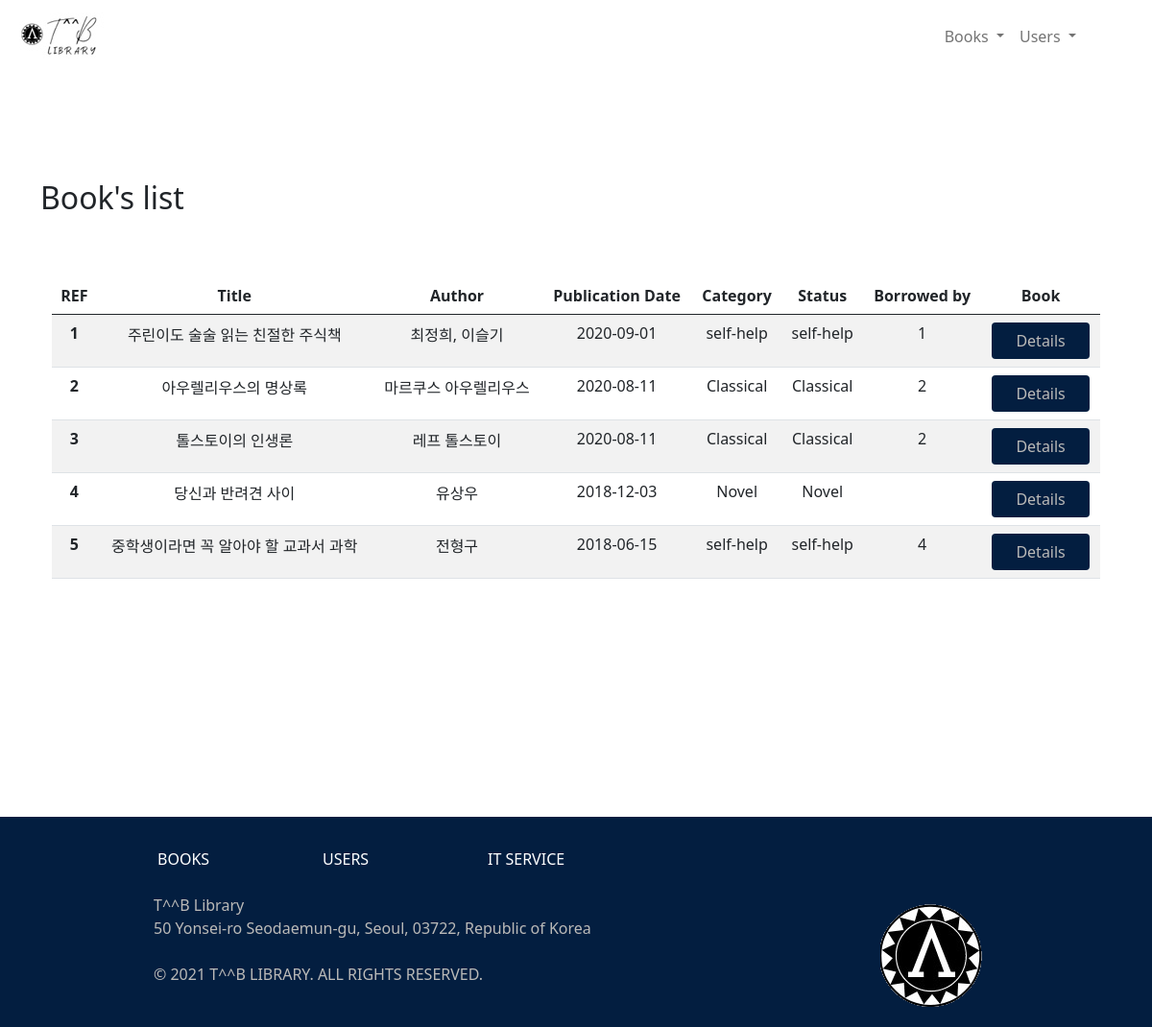
The page /books.php on the database its author committed.
### tables this page shows
CREATE TABLE Book(
    book_id INT UNSIGNED NOT NULL AUTO_INCREMENT,
    title VARCHAR(50) NOT NULL,
    author VARCHAR(50) NOT NULL,
    summary TEXT(500) NOT NULL,
    publication_date DATE NOT NULL,
    category VARCHAR(20) NOT NULL,
    user_id INT UNSIGNED,
    PRIMARY KEY(book_id),
    FOREIGN KEY (user_id) REFERENCES User(id)
);

### books.php (called while the page is built)
<?php
require_once "model/bookManager.php";
require "model/entity/book.php";
$allBooks = new BookManager();
$books = $allBooks->getBooks();
require "view/booksView.php";
?>

### model/dataBase.php (called while the page is built)
<?php
abstract class DataBase
{
    static public function getDB() {
        try{
        $db = new PDO('mysql:host=localhost:8889;dbname=library_php', "root", "root");
        return $db;
      }catch (Exception $e) {
        echo "Error while connecting to the database: " . $e->getMessage() . "<br/>";
        exit($e->getMessage());
        }
    }
}
?>

### model/bookManager.php (called while the page is built, shortened)
<?php
require "dataBase.php";
class bookManager extends DataBase{
    private PDO $db;
  public function getBooks(){
    $query = $this->db->prepare (
      "SELECT *
      FROM book"
    );
    $query->execute();
    $books = $query -> fetchAll(PDO::FETCH_ASSOC);
    foreach ($books as $key => $book) {
      $books[$key] = new Book($book);
    }
    return $books;
  }
  public function __construct() {
    $this->db = DataBase::getDB();
}
}

### model/entity/book.php (called while the page is built, shortened)
<?php
class Book {
    protected int $book_id;
    protected string $title;
    protected string $author;
    protected string $publication_date;
    protected string $category;
    protected ?int $user_id;
    public function __construct(?array $data=null) {
        if($data) {
            foreach($data as $key => $value) {
                $setter = "set" . ucfirst($key);
            }
        }
    }
    public function setBook_Id(int $book_id) {
        $this->book_id = $book_id;
    }
    public function getBook_Id(){
        return $this->book_id;
    }
    public function setTitle(string $title) {
        $this->title = $title;
    }
    public function getTitle(){
        return $this->title;
    }
    public function setAuthor(string $author) {
        $this->author = $author;
    }
    public function getAuthor(){
        return $this->author;
    }
    public function setPublication_date(string $publication_date) {
        $this->publication_date = $publication_date;
    }
    public function getPublication_date(){
        return $this->publication_date;
    }
    public function setCategory(string $category) {
        $this->category = $category;
    }
    public function getCategory(){
        return $this->category;
    }
    public function setUser_Id(?int $user_id) {
        $this->user_id = $user_id;
    }
    public function getUser_Id(){
        return $this->user_id;
    }
}

### view/booksView.php (the view)
<?php
include "view/template/nav.php";
include "view/template/header.php";
?>
<div class="mainpage">
<h2>Book's list</h2>
<div class="container mx-auto">
        <table class="table table-striped text-center">
          <thead>
            <tr>
                <th scope="col">REF</th>
                <th scope="col">Title</th>
                <th scope="col">Author</th>
                <th scope="col">Publication Date</th>
                <th scope="col">Category</th>
                <th scope="col">Status</th>
                <th scope="col">Borrowed by</th>
                <th scope="col">Book </th>
            </tr>
          </thead>
          <tbody>
            <?php foreach($books as $book) : ?>
              <tr>
                <th scope="row"><?php echo $book->getBook_Id(); ?></th>
                <td><?php echo $book->getTitle(); ?></td>
                <td><?php echo $book->getAuthor(); ?></td>
                <td><?php echo $book->getPublication_Date(); ?></td>
                <td><?php echo $book->getCategory(); ?></td>
                <td><?php echo $book->getCategory(); ?></td>
                <td><?php echo $book->getUser_Id(); ?></td>
                <td><a href="book.php?book_id=<?php echo $book->getBook_Id(); ?>" class="btn btn1 px-4">Details</a></td>
              </tr>
            <?php endforeach; ?>
          </tbody>
        </table>
      </div>
            </div>
<?php
    include "view/template/footer.php";
?>

### assets/css/main.css (style rules this page uses)
html { color: #222; font-size: 1em; line-height: 1.4; }
* { margin: 0; padding: 0; }
.mainpage { margin-top: 10%; }
.mainpage h2 { margin-bottom: 2em; }
.btn1 { background-color: rgb(3, 30, 64); color: rgb(187, 186, 184) !important; }

### rows shown on the page
book: book_id "1", title "주린이도 술술 읽는 친절한 주식책", author "최정희, 이슬기", publication_date "2020-09-01", category "self-help", user "1"
book: book_id "2", title "아우렐리우스의 명상록", author "마르쿠스 아우렐리우스", publication_date "2020-08-11", category "Classical", user "2"
book: book_id "3", title "톨스토이의 인생론", author "레프 톨스토이", publication_date "2020-08-11", category "Classical", user "2"
book: book_id "4", title "당신과 반려견 사이", author "유상우", publication_date "2018-12-03", category "Novel"
book: book_id "5", title "중학생이라면 꼭 알아야 할 교과서 과학", author "전형구", publication_date "2018-06-15", category "self-help", user "4"
